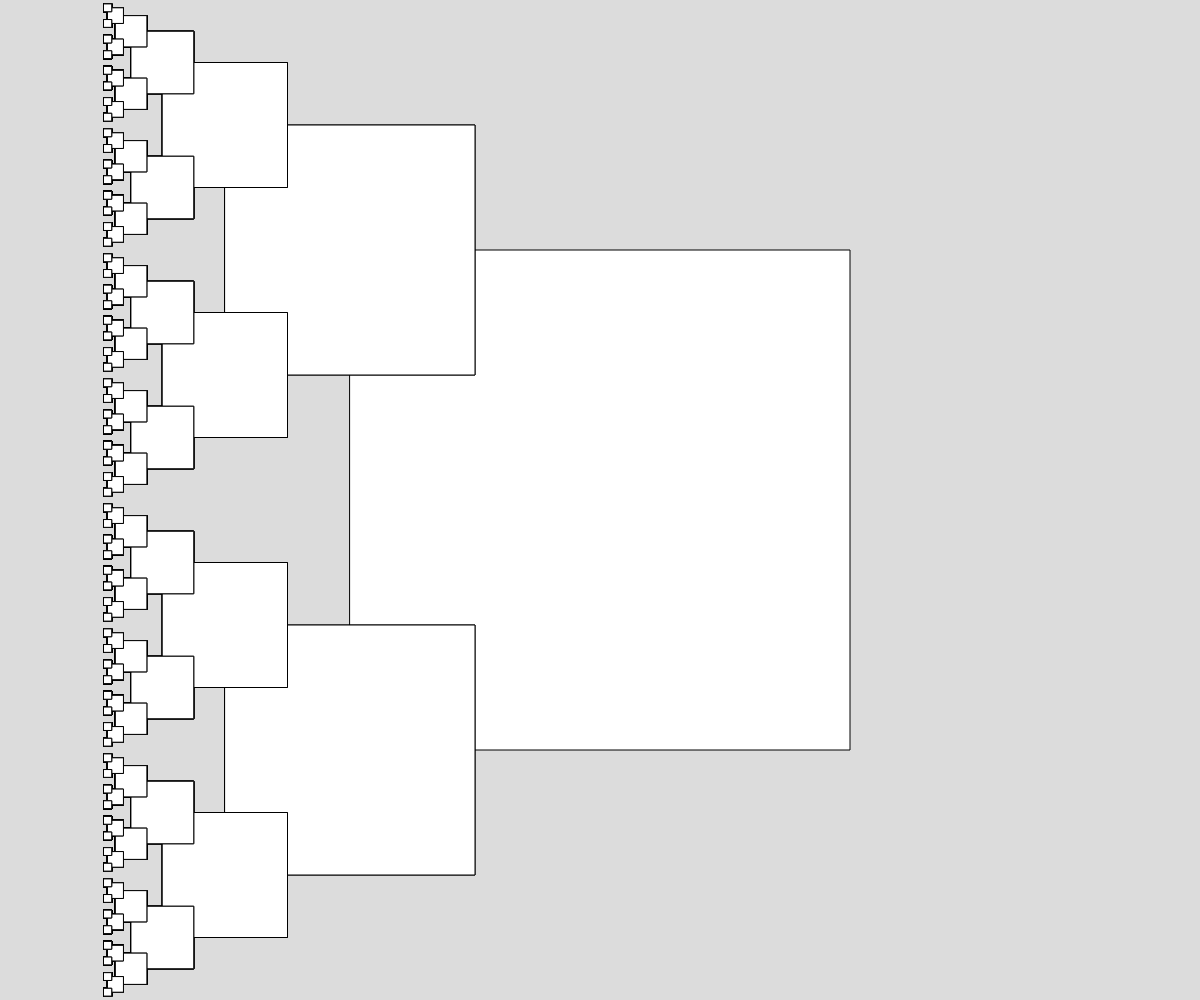
Frame 1 (no input)
Frame 60 (no input): identical to frame 1, image omitted
Frame 120 (the mouse pressed at the canvas centre since frame 60): identical to frame 1, image omitted

The p5.js sketch that drew this single still picture (run headless with seeded random() and noise() and a simulated clock; from frame 60 on, the mouse is pressed at the canvas centre):

// p5.js sketch
// ── sketch.js
// Project Title
// Your Name
// Date
//
// Extra for Experts:
// - describe what you did to take this project "above and beyond"


function setup() {
  createCanvas(windowWidth, windowHeight);
  rectMode(CENTER);
}

function draw() {
  background(220);
  squareFractal(width/2,height/2,height/2);
}

function squareFractal(x,y,sidelength){
  square(x,y,sidelength);
  if(sidelength>10){
    squareFractal(x-sidelength/2,y-sidelength/2,sidelength/2);
    squareFractal(x-sidelength/2,y+sidelength/2,sidelength/2);
    squareFractal(x-sidelength/2,y-sidelength/2,sidelength/2);
    squareFractal(x-sidelength/2,y+sidelength/2,sidelength/2);
  }
}
